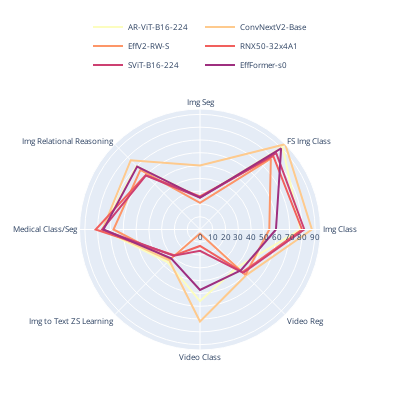

This figure's notebook cell:
### Code cell
import plotly.express as px
# Preprocess data for polar plot
color_palette = px.colors.sequential.Magma_r  # Original palette
target_length = len(architecture_shift)
color_palette = generate_palette(color_palette, target_length)

categories = df.columns[-8:]  # Exclude the first column (Model.Metric)
values = df.iloc[:, -8:].values  # Exclude the first column

categories = [category.replace("Classification", "Class").replace("Zero Shot", "ZS").replace("Image", "Img").replace("Regression", "Reg").replace("Few Shot", "FS").replace("Segmentation", "Seg") for category in categories]  # Shorten the category names
# dataframe that includes only Model.Metrics matching entries in pretraining_shift
new_df = df[df['Model.Metric'].isin(architecture_shift)]
columns = new_df.columns
# gaussian normalization
# for col in columns[1:]:
#     new_df[col] = (new_df[col] - new_df[col].mean()) / (new_df[col].std())
values = new_df.iloc[:, -8:].values  # Exclude the first column
new_df = new_df.reset_index(drop=True)
# Create polar plot for each model
fig = go.Figure()
for i, model in enumerate(architecture_shift):
    id = new_df[new_df['Model.Metric'] == model].index[0]
    color_index = i % len(color_palette)  # Ensure the index is within the range of the color palette
    fig.add_trace(go.Scatterpolar(
        r=values[i],
        theta=categories,
        name=model,
        mode='lines',
        line=dict(color=color_palette[color_index])  
        
    ))
    fig.add_trace(go.Scatterpolar(
        r=[values[i][0], values[i][-1]],
        theta=[categories[0], categories[-1]],
        name=model,
        mode='lines',
        showlegend=False,
        line=dict(color=color_palette[color_index]) 
        
    ))
    
    

# Update layout
fig.update_layout(
    height=400,
    width=400,
    autosize=True,
    margin=dict(
            l=50,
            r=50,
            b=50,
            t=100,
            pad=4
        ),
    font=dict(
        size=8
    ),
)

# make legend smaller and move it to the top center
fig.update_layout(
    legend=dict(
        orientation="h",
        yanchor="top",
        y=1.4,
        xanchor="center",
        x=0.5
    )
)

fig.show()
fig.write_image("architecture_polar_plot.pdf")
fig.write_image("architecture_polar_plot.png")

### Figure 1 — Plotly figure (JSON) as saved in the notebook; plotly's stock layout.template omitted (floating-point values rounded to 4 significant figures)
{"data": [{"line": {"color": "#fcfdbf"}, "mode": "lines", "name": "AR-ViT-B16-224", "r": [78.45, 91.29, 25.09, 70.18, 76.65, 35.96, 56.01, 41.53], "theta": ["Img Class", "FS Img Class", "Img Seg", "Img Relational Reasoning", "Medical Class/Seg", "Img to Text ZS Learning", "Video Class", "Video Reg"], "type": "scatterpolar"}, {"line": {"color": "#fcfdbf"}, "mode": "lines", "name": "AR-ViT-B16-224", "r": [78.45, 41.53], "showlegend": false, "theta": ["Img Class", "Video Reg"], "type": "scatterpolar"}, {"line": {"color": "#feca8d"}, "mode": "lines", "name": "ConvNextV2-Base", "r": [87.49, 94.2, 50.02, 76.6, 76.2, 34.04, 71.91, 50.77], "theta": ["Img Class", "FS Img Class", "Img Seg", "Img Relational Reasoning", "Medical Class/Seg", "Img to Text ZS Learning", "Video Class", "Video Reg"], "type": "scatterpolar"}, {"line": {"color": "#feca8d"}, "mode": "lines", "name": "ConvNextV2-Base", "r": [87.49, 50.77], "showlegend": false, "theta": ["Img Class", "Video Reg"], "type": "scatterpolar"}, {"line": {"color": "#fd9668"}, "mode": "lines", "name": "EffV2-RW-S", "r": [54.17, 78.31, 20.76, 65.89, 67.65, 32.81, 3.163, 50.21], "theta": ["Img Class", "FS Img Class", "Img Seg", "Img Relational Reasoning", "Medical Class/Seg", "Img to Text ZS Learning", "Video Class", "Video Reg"], "type": "scatterpolar"}, {"line": {"color": "#fd9668"}, "mode": "lines", "name": "EffV2-RW-S", "r": [54.17, 50.21], "showlegend": false, "theta": ["Img Class", "Video Reg"], "type": "scatterpolar"}, {"line": {"color": "#f1605d"}, "mode": "lines", "name": "RNX50-32x4A1", "r": [79.76, 81.04, 25.8, 60.17, 81.57, 28.54, 12.86, 47.13], "theta": ["Img Class", "FS Img Class", "Img Seg", "Img Relational Reasoning", "Medical Class/Seg", "Img to Text ZS Learning", "Video Class", "Video Reg"], "type": "scatterpolar"}, {"line": {"color": "#f1605d"}, "mode": "lines", "name": "RNX50-32x4A1", "r": [79.76, 47.13], "showlegend": false, "theta": ["Img Class", "Video Reg"], "type": "scatterpolar"}, {"line": {"color": "#cd4071"}, "mode": "lines", "name": "SViT-B16-224", "r": [81.58, 84.3, 25.0, 59.74, 76.55, 29.06, 16.64, 47.86], "theta": ["Img Class", "FS Img Class", "Img Seg", "Img Relational Reasoning", "Medical Class/Seg", "Img to Text ZS Learning", "Video Class", "Video Reg"], "type": "scatterpolar"}, {"line": {"color": "#cd4071"}, "mode": "lines", "name": "SViT-B16-224", "r": [81.58, 47.86], "showlegend": false, "theta": ["Img Class", "Video Reg"], "type": "scatterpolar"}, {"line": {"color": "#9e2f7f"}, "mode": "lines", "name": "EffFormer-s0", "r": [59.39, 89.67, 24.9, 69.5, 75.5, 31.96, 47.26, 45.14], "theta": ["Img Class", "FS Img Class", "Img Seg", "Img Relational Reasoning", "Medical Class/Seg", "Img to Text ZS Learning", "Video Class", "Video Reg"], "type": "scatterpolar"}, {"line": {"color": "#9e2f7f"}, "mode": "lines", "name": "EffFormer-s0", "r": [59.39, 45.14], "showlegend": false, "theta": ["Img Class", "Video Reg"], "type": "scatterpolar"}], "layout": {"autosize": true, "font": {"size": 8}, "height": 400, "legend": {"orientation": "h", "x": 0.5, "xanchor": "center", "y": 1.4, "yanchor": "top"}, "margin": {"b": 50, "l": 50, "pad": 4, "r": 50, "t": 100}, "width": 400}}
